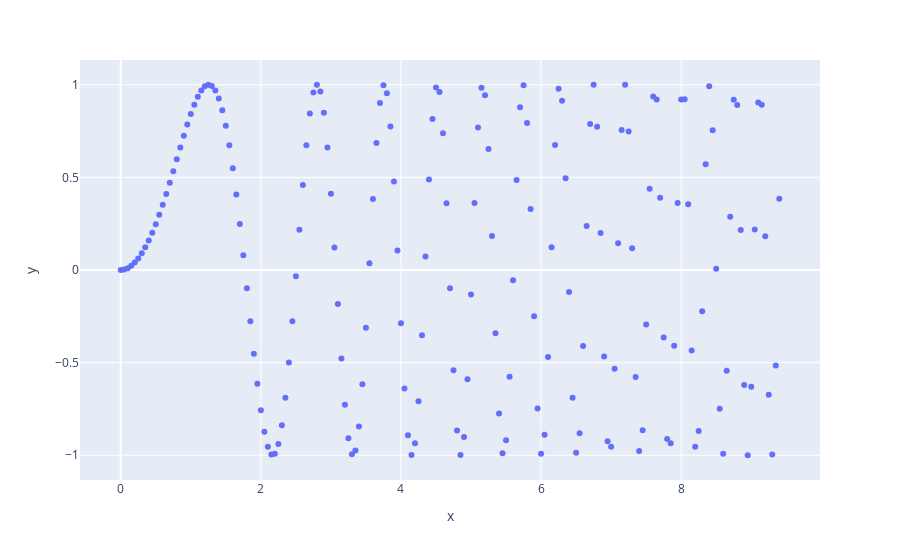

Notebook code cell kept with this figure:
### Code cell
# Plot normal data
x_plot = x.reshape(-1)
y_plot = y.reshape(-1)

fig = px.scatter(x=x_plot.numpy(), y=y_plot.numpy())
fig.show()

### Figure 1 — Plotly figure (JSON) as saved in the notebook; plotly's stock layout.template omitted (floating-point values rounded to 4 significant figures; data arrays with more than 128 entries replaced by an {"elided": "..."} marker saying what was removed)
{"data": [{"hovertemplate": "x=%{x}<br>y=%{y}<extra></extra>", "legendgroup": "", "marker": {"color": "#636efa", "symbol": "circle"}, "mode": "markers", "name": "", "orientation": "v", "showlegend": false, "type": "scatter", "x": {"elided": "189 float values"}, "xaxis": "x", "y": {"elided": "189 float values"}, "yaxis": "y"}], "layout": {"legend": {"tracegroupgap": 0}, "margin": {"t": 60}, "xaxis": {"anchor": "y", "domain": [0, 1], "title": {"text": "x"}}, "yaxis": {"anchor": "x", "domain": [0, 1], "title": {"text": "y"}}}}
